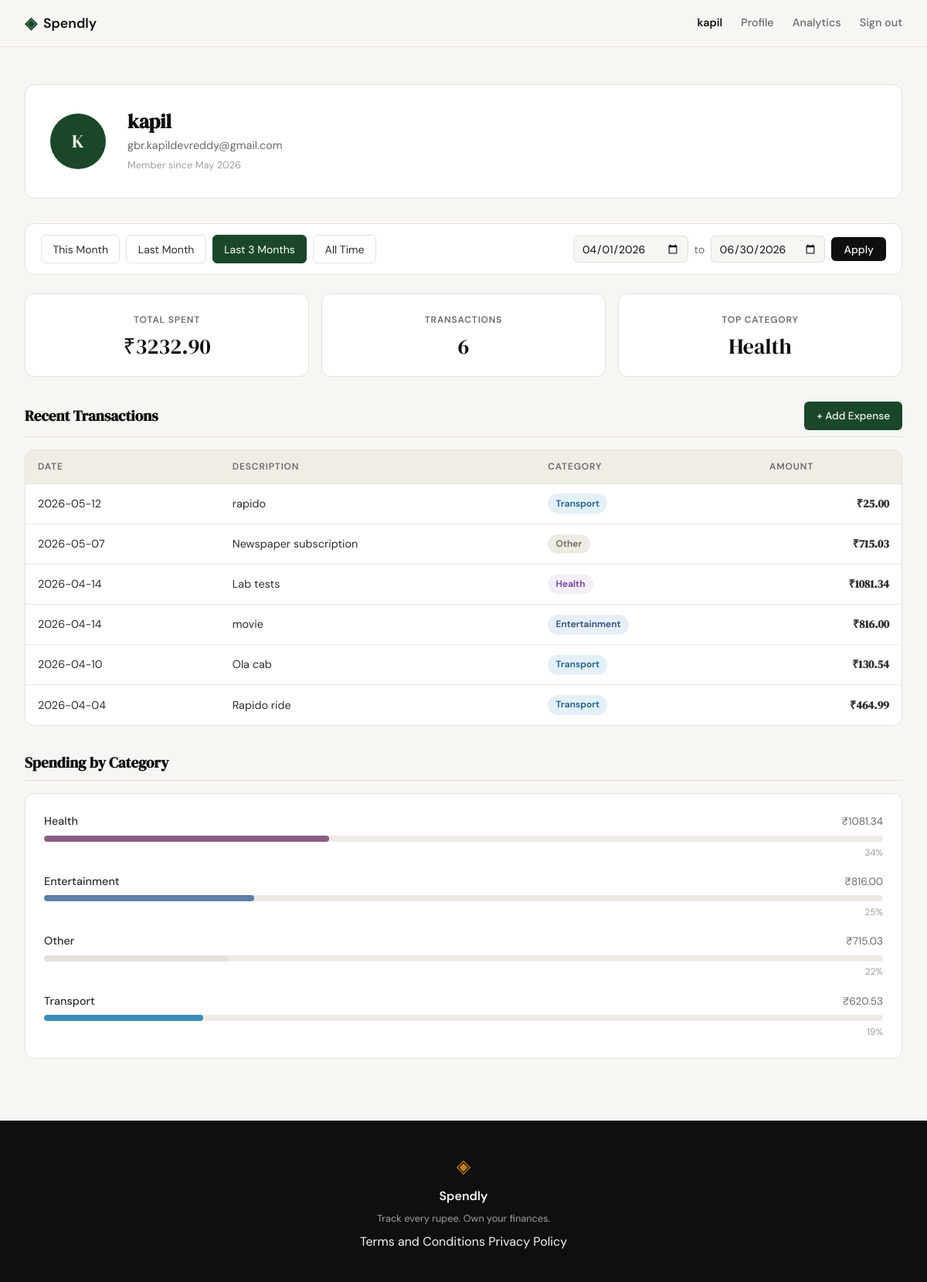
/profile?from=2026-04-01&to=2026-06-30 (signed in), run on the app's committed database.
### tables this page shows
CREATE TABLE users (
            id            INTEGER PRIMARY KEY AUTOINCREMENT,
            name          TEXT    NOT NULL,
            email         TEXT    UNIQUE NOT NULL,
            password_hash TEXT    NOT NULL,
            created_at    TEXT    DEFAULT (datetime('now'))
        );

CREATE TABLE expenses (
            id          INTEGER PRIMARY KEY AUTOINCREMENT,
            user_id     INTEGER NOT NULL REFERENCES users(id),
            amount      REAL    NOT NULL,
            category    TEXT    NOT NULL,
            date        TEXT    NOT NULL,
            description TEXT,
            created_at  TEXT    DEFAULT (datetime('now'))
        );

### app.py (the view)
@app.route("/profile")
def profile():
    if not session.get("user_id"):
        return redirect(url_for("login"))
    today = date_cls.today()
    first_this, last_this, first_last, last_last, first_3m = _preset_date_ranges(today)
    preset_urls = {
        "this_month":    url_for("profile", **{"from": first_this.isoformat(), "to": last_this.isoformat()}),
        "last_month":    url_for("profile", **{"from": first_last.isoformat(), "to": last_last.isoformat()}),
        "last_3_months": url_for("profile", **{"from": first_3m.isoformat(),   "to": last_last.isoformat()}),
        "all_time":      url_for("profile", **{"from": "", "to": ""}),
    }
    raw_from = request.args.get("from", "")
    raw_to = request.args.get("to", "")
    if "from" not in request.args:
        from_date = first_this.isoformat()
        to_date = last_this.isoformat()
        active_preset = "this_month"
    elif raw_from == "" and raw_to == "":
        from_date = None
        to_date = None
        active_preset = "all_time"
    else:
        try:
            parsed_from = datetime.strptime(raw_from, "%Y-%m-%d").date()
            parsed_to = datetime.strptime(raw_to, "%Y-%m-%d").date()
            if parsed_from > parsed_to:
                raise ValueError("from must not be after to")
            from_date = raw_from
            to_date = raw_to
            if parsed_from == first_this and parsed_to == last_this:
                active_preset = "this_month"
            elif parsed_from == first_last and parsed_to == last_last:
                active_preset = "last_month"
            elif parsed_from == first_3m and parsed_to == last_last:
                active_preset = "last_3_months"
            else:
                active_preset = "custom"
        except ValueError:
            from_date = first_this.isoformat()
            to_date = last_this.isoformat()
            active_preset = "this_month"
    user = get_user_by_id(session["user_id"])
    if user is None:
        abort(404)
    user["initials"] = "".join(w[0] for w in user["name"].split()[:2]).upper()
    stats        = get_summary_stats(session["user_id"], from_date=from_date, to_date=to_date)
    transactions = get_recent_transactions(session["user_id"], from_date=from_date, to_date=to_date)
    categories   = get_category_breakdown(session["user_id"], from_date=from_date, to_date=to_date)
    return render_template(
        "profile.html",
        user=user,
        stats=stats,
        transactions=transactions,
        categories=categories,
        from_date=from_date or "",
        to_date=to_date or "",
        active_preset=active_preset,
        preset_urls=preset_urls,
    )

### app.py (called while the page is built)
def _preset_date_ranges(today):
    first_this = today.replace(day=1)
    last_this = today.replace(day=calendar.monthrange(today.year, today.month)[1])
    lm_year = today.year if today.month > 1 else today.year - 1
    lm_month = today.month - 1 if today.month > 1 else 12
    first_last = date_cls(lm_year, lm_month, 1)
    last_last = date_cls(lm_year, lm_month, calendar.monthrange(lm_year, lm_month)[1])
    m3_ago = today.month - 3
    y3_ago = today.year
    if m3_ago <= 0:
        m3_ago += 12
        y3_ago -= 1
    first_3m = date_cls(y3_ago, m3_ago, 1)
    return first_this, last_this, first_last, last_last, first_3m

### database/db.py (called while the page is built)
def get_db():
    conn = sqlite3.connect("spendly.db")
    conn.row_factory = sqlite3.Row
    conn.execute("PRAGMA foreign_keys = ON")
    return conn

### database/queries.py (called while the page is built)
def _date_filter(from_date, to_date):
    if from_date and to_date:
        return " AND date BETWEEN ? AND ?", [from_date, to_date]
    return "", []

def get_user_by_id(user_id):
    conn = get_db()
    try:
        row = conn.execute(
            "SELECT name, email, created_at FROM users WHERE id = ?", (user_id,)
        ).fetchone()
    finally:
        conn.close()
    if row is None:
        return None
    member_since = datetime.strptime(row["created_at"][:10], "%Y-%m-%d").strftime("%B %Y")
    return {"name": row["name"], "email": row["email"], "member_since": member_since}

def get_recent_transactions(user_id, limit=10, from_date=None, to_date=None):
    date_clause, date_params = _date_filter(from_date, to_date)
    conn = get_db()
    try:
        rows = conn.execute(
            "SELECT date, description, category, amount"
            " FROM expenses WHERE user_id = ?" + date_clause + " ORDER BY date DESC LIMIT ?",
            [user_id] + date_params + [limit],
        ).fetchall()
    finally:
        conn.close()
    return [dict(r) for r in rows]

### templates/profile.html (shortened to what this page needs)
{% extends "base.html" %}
{% block head %}
<link rel="stylesheet" href="{{ url_for('static', filename='css/profile.css') }}">
<link rel="stylesheet" href="{{ url_for('static', filename='css/filter.css') }}">
{% endblock %}
{% block content %}
<div class="profile-page">
    <section class="profile-header">
        <div class="profile-avatar">{{ user.initials }}</div>
        <div class="profile-identity">
            <h1 class="profile-name">{{ user.name }}</h1>
            <p class="profile-email">{{ user.email }}</p>
            <p class="profile-since">Member since {{ user.member_since }}</p>
        </div>
    </section>
    <section class="profile-filter">
        <div class="filter-presets">
            <a href="{{ preset_urls.this_month }}"
               class="filter-btn{% if active_preset == 'this_month' %} active{% endif %}">This Month</a>
            <a href="{{ preset_urls.last_month }}"
               class="filter-btn{% if active_preset == 'last_month' %} active{% endif %}">Last Month</a>
            <a href="{{ preset_urls.last_3_months }}"
               class="filter-btn{% if active_preset == 'last_3_months' %} active{% endif %}">Last 3 Months</a>
            <a href="{{ preset_urls.all_time }}"
               class="filter-btn{% if active_preset == 'all_time' %} active{% endif %}">All Time</a>
        </div>
        <form class="filter-custom" method="get" action="{{ url_for('profile') }}">
            <input type="date" name="from" value="{{ from_date }}"
                   class="form-input filter-date-input">
            <span class="filter-sep">to</span>
            <input type="date" name="to" value="{{ to_date }}"
                   class="form-input filter-date-input">
            <button type="submit" class="btn-primary filter-apply">Apply</button>
        </form>
    </section>
    <section class="profile-stats">
        <div class="stat-card">
            <span class="stat-label">Total Spent</span>
            <span class="stat-value">&#8377;{{ "%.2f"|format(stats.total_spent) }}</span>
        </div>
        <div class="stat-card">
            <span class="stat-label">Transactions</span>
            <span class="stat-value">{{ stats.transaction_count }}</span>
        </div>
        <div class="stat-card">
            <span class="stat-label">Top Category</span>
            <span class="stat-value">{{ stats.top_category }}</span>
        </div>
    </section>
    <section class="profile-transactions">
        <div class="section-title-row">
            <h2 class="section-title">Recent Transactions</h2>
            <a href="{{ url_for('add_expense') }}" class="btn-add-expense">+ Add Expense</a>
        </div>
        <div class="table-wrapper">
            <table class="txn-table">
                <thead>
                    <tr>
                        <th>Date</th>
                        <th>Description</th>
                        <th>Category</th>
                        <th class="txn-amount-col">Amount</th>
                    </tr>
                </thead>
                <tbody>
                    {% for txn in transactions %}
                    <tr>
                        <td class="txn-date">{{ txn.date }}</td>
                        <td>{{ txn.description }}</td>
                        <td><span class="badge badge-{{ txn.category | lower }}">{{ txn.category }}</span></td>
                        <td class="txn-amount">&#8377;{{ "%.2f"|format(txn.amount) }}</td>
                    </tr>
                    {% endfor %}
                </tbody>
            </table>
        </div>
    </section>
    <section class="profile-categories">
        <h2 class="section-title">Spending by Category</h2>
        <div class="cat-list">
            {% for cat in categories %}
            <div class="cat-row">
                <div class="cat-row-meta">
                    <span class="cat-name">{{ cat.name }}</span>
                    <span class="cat-amount">&#8377;{{ "%.2f"|format(cat.amount) }}</span>
                </div>
                <div class="cat-track">
                    <div class="cat-bar cat-bar-{{ cat.name | lower }}" style="width: {{ cat.percent }}%"></div>
                </div>
                <span class="cat-percent">{{ cat.percent }}%</span>
            </div>
            {% endfor %}
        </div>
    </section>
</div>
{% endblock %}

### templates/base.html (shortened to what this page needs)
<!DOCTYPE html>
<html lang="en">
<head>
    <link rel="stylesheet" href="{{ url_for('static', filename='css/style.css') }}">
    {% block head %}{% endblock %}
</head>
<body>
    <nav class="navbar">
        <div class="nav-inner">
            <a href="{{ url_for('landing') }}" class="nav-brand">
                <span class="brand-icon">◈</span>
                <span class="brand-name">Spendly</span>
            </a>
            <div class="nav-links">
                {% if session.get("user_id") %}
                    <strong class="nav-username">{{ session.get("user_name", "") }}</strong>
                    <a href="{{ url_for('profile') }}">Profile</a>
                    <a href="{{ url_for('analytics') }}"
                       class="{{ 'nav-active' if request.endpoint == 'analytics' }}">Analytics</a>
                    <a href="{{ url_for('logout') }}">Sign out</a>
                {% else %}
                    <a href="{{ url_for('login') }}">Sign in</a>
                    <a href="{{ url_for('register') }}" class="nav-cta">Get started</a>
                {% endif %}
            </div>
        </div>
    </nav>
    <main class="main-content">
        {% block content %}{% endblock %}
    </main>
    <footer class="footer">
        <div class="footer-inner">
            <span class="brand-icon">◈</span>
            <span class="footer-name">Spendly</span>
            <p class="footer-copy">Track every rupee. Own your finances.</p>
            <div class="footer-links">
                <a href="{{ url_for('terms') }}">Terms and Conditions</a>
                <a href="{{ url_for('privacy') }}">Privacy Policy</a>
            </div>
        </div>
    </footer>
</body>
</html>

### static/css/style.css (style rules this page uses)
:root { --ink: #0f0f0f; --ink-soft: #2d2d2d; --ink-muted: #6b6b6b; --ink-faint: #a0a0a0; --paper: #f7f6f3; --paper-warm: #f0ede6; --paper-card: #ffffff; --accent: #1a472a; --accent-light: #e8f0eb; --accent-2: #c17f24; --accent-2-light: #fdf3e3; --danger: #c0392b; --danger-light: #fdecea; --border: #e4e1da; --border-soft: #eeebe4; --font-display: 'DM Serif Display', Georgia, serif; --font-body: 'DM Sans', system-ui, sans-serif; --max-width: 1200px; --auth-width: 440px; --radius-sm: 6px; --radius-md: 12px; --radius-lg: 20px; }
*, *::before, *::after { box-sizing: border-box; margin: 0; padding: 0; }
html { font-size: 16px; scroll-behavior: smooth; }
body { background: var(--paper); color: var(--ink); font-family: var(--font-body); font-size: 1rem; line-height: 1.6; -webkit-font-smoothing: antialiased; }
a { color: inherit; text-decoration: none; }
.navbar { position: sticky; top: 0; z-index: 100; background: var(--paper); border-bottom: 1px solid var(--border); padding: 0 2rem; }
.nav-inner { max-width: var(--max-width); margin: 0 auto; height: 60px; display: flex; align-items: center; justify-content: space-between; }
.nav-brand { display: flex; align-items: center; gap: 0.5rem; font-family: var(--font-body); font-weight: 600; font-size: 1.1rem; color: var(--ink); }
.brand-icon { color: var(--accent); font-size: 1.3rem; }
.brand-name { color: var(--ink); }
.nav-links { display: flex; align-items: center; gap: 1.5rem; font-size: 0.9rem; font-weight: 500; }
.nav-links a { color: var(--ink-muted); transition: color 0.2s; }
.nav-username { color: var(--ink); font-weight: 600; font-size: 0.9rem; }
.main-content { min-height: calc(100vh - 60px - 100px); }
.btn-primary { display: inline-block; background: var(--ink); color: var(--paper); padding: 0.65rem 1.5rem; border-radius: var(--radius-sm); font-family: var(--font-body); font-size: 0.9rem; font-weight: 500; cursor: pointer; border: none; transition: background 0.2s; text-decoration: none; }
.form-input { width: 100%; padding: 0.6rem 0.875rem; border: 1px solid var(--border); border-radius: var(--radius-sm); font-family: var(--font-body); font-size: 0.95rem; color: var(--ink); background: var(--paper); outline: none; transition: border-color 0.2s; }
.form-input::placeholder { color: var(--ink-faint); }
.footer { background: var(--ink); color: var(--paper); padding: 2.5rem 2rem; text-align: center; }
.footer-inner { display: flex; flex-direction: column; align-items: center; gap: 0.4rem; }
.footer .brand-icon { color: var(--accent-2); font-size: 1.5rem; }
.footer-name { font-weight: 600; font-size: 1rem; }
.footer-copy { font-size: 0.8rem; color: var(--ink-faint); }

### static/css/filter.css (style rules this page uses)
.profile-filter { display: flex; flex-wrap: wrap; align-items: center; gap: 0.75rem; background: var(--paper-card); border: 1px solid var(--border); border-radius: var(--radius-md); padding: 0.875rem 1.25rem; margin-bottom: 1.5rem; }
.filter-presets { display: flex; flex-wrap: wrap; gap: 0.5rem; }
.filter-btn { display: inline-block; padding: 0.4rem 0.9rem; border: 1px solid var(--border); border-radius: var(--radius-sm); background: transparent; color: var(--ink-soft); font-family: var(--font-body); font-size: 0.875rem; text-decoration: none; transition: border-color 0.15s, color 0.15s, background 0.15s; }
.filter-btn.active { background: var(--accent); border-color: var(--accent); color: var(--paper-card); }
.filter-custom { display: flex; flex-wrap: wrap; align-items: center; gap: 0.5rem; margin-left: auto; }
.filter-date-input { width: auto; padding: 0.4rem 0.6rem; border: 1px solid var(--border); border-radius: var(--radius-sm); background: var(--paper); color: var(--ink); font-family: var(--font-body); font-size: 0.875rem; }
.filter-sep { color: var(--ink-muted); font-size: 0.875rem; }
.filter-apply { padding: 0.4rem 1rem; font-size: 0.875rem; }

### data on the page
users: get "kapil", name "kapil", email "gbr.kapildevreddy@gmail.com"
expenses: top_category "Health", date "2026-04-14", description "Lab tests", category "Health", amount "1081.34", name "Health", percent "34"
expenses: date "2026-05-12", description "rapido", category "Transport", amount "25.00"
expenses: date "2026-05-07", description "Newspaper subscription", category "Other", amount "715.03", name "Other", percent "22"
expenses: date "2026-04-14", description "movie", category "Entertainment", amount "816.00", name "Entertainment", percent "25"
expenses: date "2026-04-10", description "Ola cab", category "Transport", amount "130.54"
expenses: date "2026-04-04", description "Rapido ride", category "Transport", amount "464.99"

### other printed values
{{ user.initials }} "K"
{{ user.member_since }} "May 2026"
{{ "%.2f"|format(stats.total_spent) }} "3232.90"
{{ stats.transaction_count }} "6"
{{ cat.name }} "Transport"
{{ "%.2f"|format(cat.amount) }} "620.53"
{{ cat.percent }} "19"
